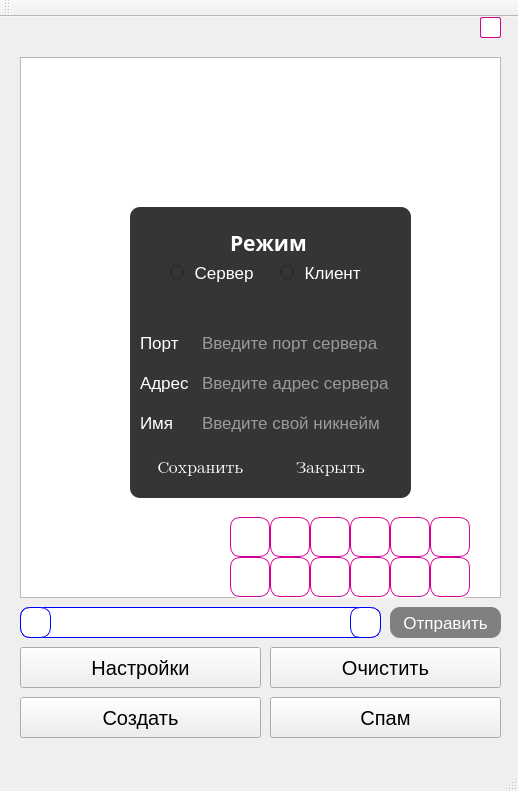
<?xml version="1.0" encoding="UTF-8"?>
<ui version="4.0">
 <class>MainWindow</class>
 <widget class="QMainWindow" name="MainWindow">
  <property name="geometry">
   <rect>
    <x>0</x>
    <y>0</y>
    <width>518</width>
    <height>791</height>
   </rect>
  </property>
  <property name="minimumSize">
   <size>
    <width>518</width>
    <height>791</height>
   </size>
  </property>
  <property name="maximumSize">
   <size>
    <width>518</width>
    <height>791</height>
   </size>
  </property>
  <property name="font">
   <font>
    <pointsize>15</pointsize>
   </font>
  </property>
  <property name="windowTitle">
   <string>Чат</string>
  </property>
  <widget class="QWidget" name="centralWidget">
   <widget class="QPushButton" name="pushButton_work">
    <property name="geometry">
     <rect>
      <x>20</x>
      <y>680</y>
      <width>241</width>
      <height>41</height>
     </rect>
    </property>
    <property name="text">
     <string>Создать</string>
    </property>
   </widget>
   <widget class="QTextEdit" name="textEdit_input_2">
    <property name="geometry">
     <rect>
      <x>20</x>
      <y>40</y>
      <width>481</width>
      <height>541</height>
     </rect>
    </property>
    <property name="font">
     <font>
      <pointsize>14</pointsize>
     </font>
    </property>
    <property name="styleSheet">
     <string notr="true"/>
    </property>
    <property name="tabChangesFocus">
     <bool>false</bool>
    </property>
    <property name="html">
     <string>&lt;!DOCTYPE HTML PUBLIC &quot;-//W3C//DTD HTML 4.0//EN&quot; &quot;http://www.w3.org/TR/REC-html40/strict.dtd&quot;&gt;
&lt;html&gt;&lt;head&gt;&lt;meta name=&quot;qrichtext&quot; content=&quot;1&quot; /&gt;&lt;style type=&quot;text/css&quot;&gt;
p, li { white-space: pre-wrap; }
&lt;/style&gt;&lt;/head&gt;&lt;body style=&quot; font-family:'MS Shell Dlg 2'; font-size:14pt; font-weight:400; font-style:normal;&quot;&gt;
&lt;p style=&quot;-qt-paragraph-type:empty; margin-top:0px; margin-bottom:0px; margin-left:0px; margin-right:0px; -qt-block-indent:0; text-indent:0px; font-size:11pt;&quot;&gt;&lt;br /&gt;&lt;/p&gt;&lt;/body&gt;&lt;/html&gt;</string>
    </property>
   </widget>
   <widget class="QLineEdit" name="lineEdit_message_2">
    <property name="geometry">
     <rect>
      <x>20</x>
      <y>590</y>
      <width>361</width>
      <height>31</height>
     </rect>
    </property>
    <property name="font">
     <font>
      <pointsize>12</pointsize>
     </font>
    </property>
    <property name="styleSheet">
     <string notr="true">background-color:white;
border:1px solid blue;
border-radius:10px;
padding:2px;
</string>
    </property>
    <property name="text">
     <string/>
    </property>
   </widget>
   <widget class="QPushButton" name="pushButton_send_2">
    <property name="geometry">
     <rect>
      <x>390</x>
      <y>590</y>
      <width>111</width>
      <height>31</height>
     </rect>
    </property>
    <property name="font">
     <font>
      <pointsize>13</pointsize>
     </font>
    </property>
    <property name="styleSheet">
     <string notr="true">border-radius:10px;
background-color:gray;
color:white;</string>
    </property>
    <property name="text">
     <string>Отправить</string>
    </property>
   </widget>
   <widget class="QFrame" name="frame">
    <property name="geometry">
     <rect>
      <x>230</x>
      <y>500</y>
      <width>241</width>
      <height>81</height>
     </rect>
    </property>
    <property name="minimumSize">
     <size>
      <width>241</width>
      <height>81</height>
     </size>
    </property>
    <property name="maximumSize">
     <size>
      <width>241</width>
      <height>81</height>
     </size>
    </property>
    <property name="styleSheet">
     <string notr="true">background-color:white;
border-radius:10px;
</string>
    </property>
    <property name="frameShape">
     <enum>QFrame::StyledPanel</enum>
    </property>
    <property name="frameShadow">
     <enum>QFrame::Raised</enum>
    </property>
    <widget class="QPushButton" name="pushButton7">
     <property name="geometry">
      <rect>
       <x>0</x>
       <y>40</y>
       <width>40</width>
       <height>40</height>
      </rect>
     </property>
     <property name="styleSheet">
      <string notr="true">background-color:white;
border:1px solid rgb(214, 0, 150);
border-radius:10px;</string>
     </property>
     <property name="text">
      <string/>
     </property>
    </widget>
    <widget class="QPushButton" name="pushButton12">
     <property name="geometry">
      <rect>
       <x>200</x>
       <y>40</y>
       <width>40</width>
       <height>40</height>
      </rect>
     </property>
     <property name="styleSheet">
      <string notr="true">background-color:white;
border:1px solid rgb(214, 0, 150);
border-radius:10px;</string>
     </property>
     <property name="text">
      <string/>
     </property>
    </widget>
    <widget class="QPushButton" name="pushButton11">
     <property name="geometry">
      <rect>
       <x>160</x>
       <y>40</y>
       <width>40</width>
       <height>40</height>
      </rect>
     </property>
     <property name="styleSheet">
      <string notr="true">background-color:white;
border:1px solid rgb(214, 0, 150);
border-radius:10px;</string>
     </property>
     <property name="text">
      <string/>
     </property>
    </widget>
    <widget class="QPushButton" name="pushButton10">
     <property name="geometry">
      <rect>
       <x>120</x>
       <y>40</y>
       <width>40</width>
       <height>40</height>
      </rect>
     </property>
     <property name="styleSheet">
      <string notr="true">background-color:white;
border:1px solid rgb(214, 0, 150);
border-radius:10px;</string>
     </property>
     <property name="text">
      <string/>
     </property>
    </widget>
    <widget class="QPushButton" name="pushButton2">
     <property name="geometry">
      <rect>
       <x>40</x>
       <y>0</y>
       <width>40</width>
       <height>40</height>
      </rect>
     </property>
     <property name="styleSheet">
      <string notr="true">background-color:white;
border:1px solid rgb(214, 0, 150);
border-radius:10px;</string>
     </property>
     <property name="text">
      <string/>
     </property>
    </widget>
    <widget class="QPushButton" name="pushButton6">
     <property name="geometry">
      <rect>
       <x>200</x>
       <y>0</y>
       <width>40</width>
       <height>40</height>
      </rect>
     </property>
     <property name="styleSheet">
      <string notr="true">background-color:white;
border:1px solid rgb(214, 0, 150);
border-radius:10px;</string>
     </property>
     <property name="text">
      <string/>
     </property>
    </widget>
    <widget class="QPushButton" name="pushButton4">
     <property name="geometry">
      <rect>
       <x>120</x>
       <y>0</y>
       <width>40</width>
       <height>40</height>
      </rect>
     </property>
     <property name="styleSheet">
      <string notr="true">background-color:white;
border:1px solid rgb(214, 0, 150);
border-radius:10px;</string>
     </property>
     <property name="text">
      <string/>
     </property>
    </widget>
    <widget class="QPushButton" name="pushButton9">
     <property name="geometry">
      <rect>
       <x>80</x>
       <y>40</y>
       <width>40</width>
       <height>40</height>
      </rect>
     </property>
     <property name="styleSheet">
      <string notr="true">background-color:white;
border:1px solid rgb(214, 0, 150);
border-radius:10px;</string>
     </property>
     <property name="text">
      <string/>
     </property>
    </widget>
    <widget class="QPushButton" name="pushButton3">
     <property name="geometry">
      <rect>
       <x>80</x>
       <y>0</y>
       <width>40</width>
       <height>40</height>
      </rect>
     </property>
     <property name="styleSheet">
      <string notr="true">background-color:white;
border:1px solid rgb(214, 0, 150);
border-radius:10px;</string>
     </property>
     <property name="text">
      <string/>
     </property>
    </widget>
    <widget class="QPushButton" name="pushButton1">
     <property name="geometry">
      <rect>
       <x>0</x>
       <y>0</y>
       <width>40</width>
       <height>40</height>
      </rect>
     </property>
     <property name="styleSheet">
      <string notr="true">background-color:white;
border:1px solid rgb(214, 0, 150);
border-radius:10px;</string>
     </property>
     <property name="text">
      <string/>
     </property>
    </widget>
    <widget class="QPushButton" name="pushButton5">
     <property name="geometry">
      <rect>
       <x>160</x>
       <y>0</y>
       <width>40</width>
       <height>40</height>
      </rect>
     </property>
     <property name="styleSheet">
      <string notr="true">background-color:white;
border:1px solid rgb(214, 0, 150);
border-radius:10px;</string>
     </property>
     <property name="text">
      <string/>
     </property>
    </widget>
    <widget class="QPushButton" name="pushButton8">
     <property name="geometry">
      <rect>
       <x>40</x>
       <y>40</y>
       <width>40</width>
       <height>40</height>
      </rect>
     </property>
     <property name="styleSheet">
      <string notr="true">background-color:white;
border:1px solid rgb(214, 0, 150);
border-radius:10px;</string>
     </property>
     <property name="text">
      <string/>
     </property>
    </widget>
   </widget>
   <widget class="QPushButton" name="pushButton">
    <property name="geometry">
     <rect>
      <x>350</x>
      <y>590</y>
      <width>31</width>
      <height>31</height>
     </rect>
    </property>
    <property name="styleSheet">
     <string notr="true">background-color:white;
border:1px solid blue;
border-radius:10px;
</string>
    </property>
    <property name="text">
     <string/>
    </property>
   </widget>
   <widget class="QLabel" name="label_seans">
    <property name="geometry">
     <rect>
      <x>20</x>
      <y>10</y>
      <width>411</width>
      <height>31</height>
     </rect>
    </property>
    <property name="font">
     <font>
      <family>MS Reference Sans Serif</family>
      <pointsize>15</pointsize>
     </font>
    </property>
    <property name="text">
     <string/>
    </property>
   </widget>
   <widget class="QPushButton" name="pushButton_settings">
    <property name="geometry">
     <rect>
      <x>20</x>
      <y>630</y>
      <width>241</width>
      <height>41</height>
     </rect>
    </property>
    <property name="text">
     <string>Настройки</string>
    </property>
   </widget>
   <widget class="QPushButton" name="pushButton_clear">
    <property name="geometry">
     <rect>
      <x>270</x>
      <y>630</y>
      <width>231</width>
      <height>41</height>
     </rect>
    </property>
    <property name="text">
     <string>Очистить</string>
    </property>
   </widget>
   <widget class="QFrame" name="frame_2">
    <property name="geometry">
     <rect>
      <x>130</x>
      <y>190</y>
      <width>281</width>
      <height>291</height>
     </rect>
    </property>
    <property name="font">
     <font>
      <family>Segoe UI Black</family>
      <weight>75</weight>
      <bold>true</bold>
     </font>
    </property>
    <property name="styleSheet">
     <string notr="true">color:white;
background-color:rgb(53, 53, 53);
border-radius:10px;</string>
    </property>
    <property name="frameShape">
     <enum>QFrame::StyledPanel</enum>
    </property>
    <property name="frameShadow">
     <enum>QFrame::Sunken</enum>
    </property>
    <widget class="QLineEdit" name="lineEdit_port">
     <property name="geometry">
      <rect>
       <x>70</x>
       <y>120</y>
       <width>201</width>
       <height>31</height>
      </rect>
     </property>
     <property name="font">
      <font>
       <pointsize>13</pointsize>
      </font>
     </property>
     <property name="placeholderText">
      <string>Введите порт сервера</string>
     </property>
    </widget>
    <widget class="QLineEdit" name="lineEdit_adress">
     <property name="geometry">
      <rect>
       <x>70</x>
       <y>160</y>
       <width>201</width>
       <height>31</height>
      </rect>
     </property>
     <property name="font">
      <font>
       <pointsize>13</pointsize>
      </font>
     </property>
     <property name="placeholderText">
      <string>Введите адрес сервера</string>
     </property>
    </widget>
    <widget class="QLabel" name="label_port">
     <property name="geometry">
      <rect>
       <x>10</x>
       <y>120</y>
       <width>41</width>
       <height>31</height>
      </rect>
     </property>
     <property name="font">
      <font>
       <family>Segoe UI Historic</family>
       <pointsize>13</pointsize>
      </font>
     </property>
     <property name="text">
      <string>Порт</string>
     </property>
    </widget>
    <widget class="QLabel" name="label_adress">
     <property name="geometry">
      <rect>
       <x>10</x>
       <y>160</y>
       <width>51</width>
       <height>31</height>
      </rect>
     </property>
     <property name="font">
      <font>
       <family>Segoe UI Historic</family>
       <pointsize>13</pointsize>
      </font>
     </property>
     <property name="text">
      <string>Адрес</string>
     </property>
    </widget>
    <widget class="QRadioButton" name="radioButton_server">
     <property name="geometry">
      <rect>
       <x>40</x>
       <y>50</y>
       <width>111</width>
       <height>31</height>
      </rect>
     </property>
     <property name="font">
      <font>
       <family>Segoe UI Historic</family>
       <pointsize>13</pointsize>
       <weight>50</weight>
       <bold>false</bold>
      </font>
     </property>
     <property name="text">
      <string> Сервер</string>
     </property>
    </widget>
    <widget class="QRadioButton" name="radioButton_client">
     <property name="geometry">
      <rect>
       <x>150</x>
       <y>50</y>
       <width>111</width>
       <height>31</height>
      </rect>
     </property>
     <property name="font">
      <font>
       <family>Segoe UI Historic</family>
       <pointsize>13</pointsize>
      </font>
     </property>
     <property name="text">
      <string> Клиент</string>
     </property>
    </widget>
    <widget class="QLabel" name="label_our_adress">
     <property name="geometry">
      <rect>
       <x>30</x>
       <y>90</y>
       <width>241</width>
       <height>21</height>
      </rect>
     </property>
     <property name="font">
      <font>
       <family>Segoe UI Semibold</family>
       <pointsize>12</pointsize>
       <weight>75</weight>
       <bold>true</bold>
      </font>
     </property>
     <property name="text">
      <string/>
     </property>
    </widget>
    <widget class="QPushButton" name="pushButton_save">
     <property name="geometry">
      <rect>
       <x>10</x>
       <y>240</y>
       <width>121</width>
       <height>41</height>
      </rect>
     </property>
     <property name="font">
      <font>
       <family>Segoe UI Emoji</family>
       <pointsize>13</pointsize>
      </font>
     </property>
     <property name="text">
      <string>Сохранить</string>
     </property>
    </widget>
    <widget class="QLabel" name="label">
     <property name="geometry">
      <rect>
       <x>100</x>
       <y>20</y>
       <width>101</width>
       <height>31</height>
      </rect>
     </property>
     <property name="font">
      <font>
       <family>Segoe UI Black</family>
       <pointsize>16</pointsize>
       <weight>75</weight>
       <bold>true</bold>
      </font>
     </property>
     <property name="text">
      <string>Режим</string>
     </property>
    </widget>
    <widget class="QPushButton" name="pushButton_close">
     <property name="geometry">
      <rect>
       <x>140</x>
       <y>240</y>
       <width>121</width>
       <height>41</height>
      </rect>
     </property>
     <property name="font">
      <font>
       <family>Segoe UI Emoji</family>
       <pointsize>13</pointsize>
      </font>
     </property>
     <property name="text">
      <string>Закрыть</string>
     </property>
    </widget>
    <widget class="QLabel" name="label_name">
     <property name="geometry">
      <rect>
       <x>10</x>
       <y>200</y>
       <width>51</width>
       <height>31</height>
      </rect>
     </property>
     <property name="font">
      <font>
       <pointsize>13</pointsize>
      </font>
     </property>
     <property name="text">
      <string>Имя</string>
     </property>
    </widget>
    <widget class="QLineEdit" name="lineEdit_name">
     <property name="geometry">
      <rect>
       <x>70</x>
       <y>200</y>
       <width>201</width>
       <height>31</height>
      </rect>
     </property>
     <property name="font">
      <font>
       <pointsize>13</pointsize>
      </font>
     </property>
     <property name="placeholderText">
      <string>Введите свой никнейм</string>
     </property>
    </widget>
   </widget>
   <widget class="QPushButton" name="pushButton_theme">
    <property name="geometry">
     <rect>
      <x>480</x>
      <y>0</y>
      <width>21</width>
      <height>21</height>
     </rect>
    </property>
    <property name="styleSheet">
     <string notr="true">background-color:white;
border: 1px solid rgb(214, 0, 150);
border-radius: 2px;</string>
    </property>
    <property name="text">
     <string/>
    </property>
   </widget>
   <widget class="QPushButton" name="pushButton_spam">
    <property name="geometry">
     <rect>
      <x>270</x>
      <y>680</y>
      <width>231</width>
      <height>41</height>
     </rect>
    </property>
    <property name="text">
     <string>Спам</string>
    </property>
   </widget>
   <widget class="QPushButton" name="pushButton_file">
    <property name="geometry">
     <rect>
      <x>20</x>
      <y>590</y>
      <width>31</width>
      <height>31</height>
     </rect>
    </property>
    <property name="styleSheet">
     <string notr="true">background-color:white;
border:1px solid blue;
border-radius:10px;
</string>
    </property>
    <property name="text">
     <string/>
    </property>
   </widget>
   <zorder>pushButton_work</zorder>
   <zorder>textEdit_input_2</zorder>
   <zorder>lineEdit_message_2</zorder>
   <zorder>pushButton_send_2</zorder>
   <zorder>frame</zorder>
   <zorder>pushButton</zorder>
   <zorder>label_seans</zorder>
   <zorder>pushButton_settings</zorder>
   <zorder>pushButton_clear</zorder>
   <zorder>pushButton_theme</zorder>
   <zorder>pushButton_spam</zorder>
   <zorder>frame_2</zorder>
   <zorder>pushButton_file</zorder>
  </widget>
  <widget class="QToolBar" name="mainToolBar">
   <attribute name="toolBarArea">
    <enum>TopToolBarArea</enum>
   </attribute>
   <attribute name="toolBarBreak">
    <bool>false</bool>
   </attribute>
  </widget>
  <widget class="QStatusBar" name="statusBar"/>
 </widget>
 <layoutdefault spacing="6" margin="11"/>
 <resources/>
 <connections/>
</ui>
